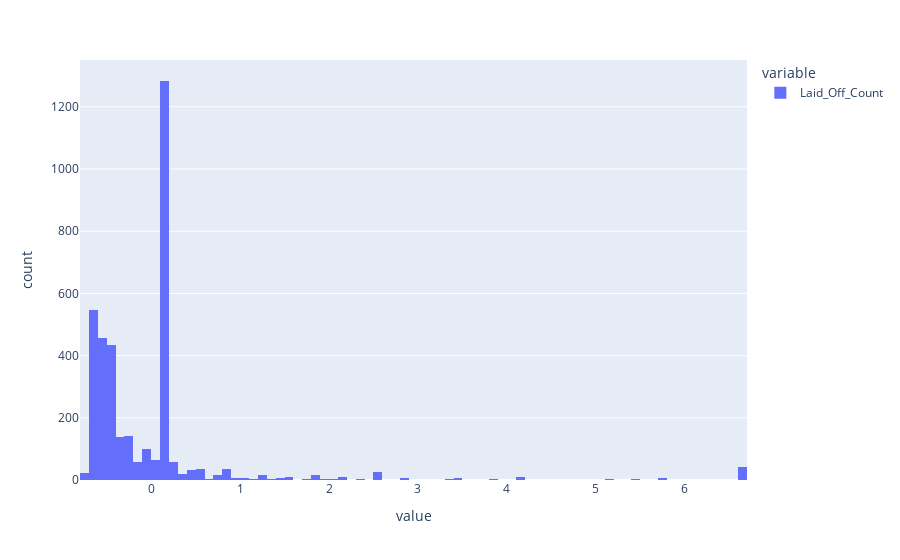

Notebook code for this chart:
### Code cell
px.histogram(df['Laid_Off_Count'])

### Figure 1 — Plotly figure (JSON) as saved in the notebook; plotly's stock layout.template omitted (floating-point values rounded to 4 significant figures; data arrays with more than 128 entries replaced by an {"elided": "..."} marker saying what was removed)
{"data": [{"alignmentgroup": "True", "bingroup": "x", "hovertemplate": "variable=Laid_Off_Count<br>value=%{x}<br>count=%{y}<extra></extra>", "legendgroup": "Laid_Off_Count", "marker": {"color": "#636efa", "pattern": {"shape": ""}}, "name": "Laid_Off_Count", "offsetgroup": "Laid_Off_Count", "orientation": "v", "showlegend": true, "type": "histogram", "x": {"elided": "3642 float values"}, "xaxis": "x", "yaxis": "y"}], "layout": {"barmode": "relative", "legend": {"title": {"text": "variable"}, "tracegroupgap": 0}, "margin": {"t": 60}, "xaxis": {"anchor": "y", "domain": [0, 1], "title": {"text": "value"}}, "yaxis": {"anchor": "x", "domain": [0, 1], "title": {"text": "count"}}}}
